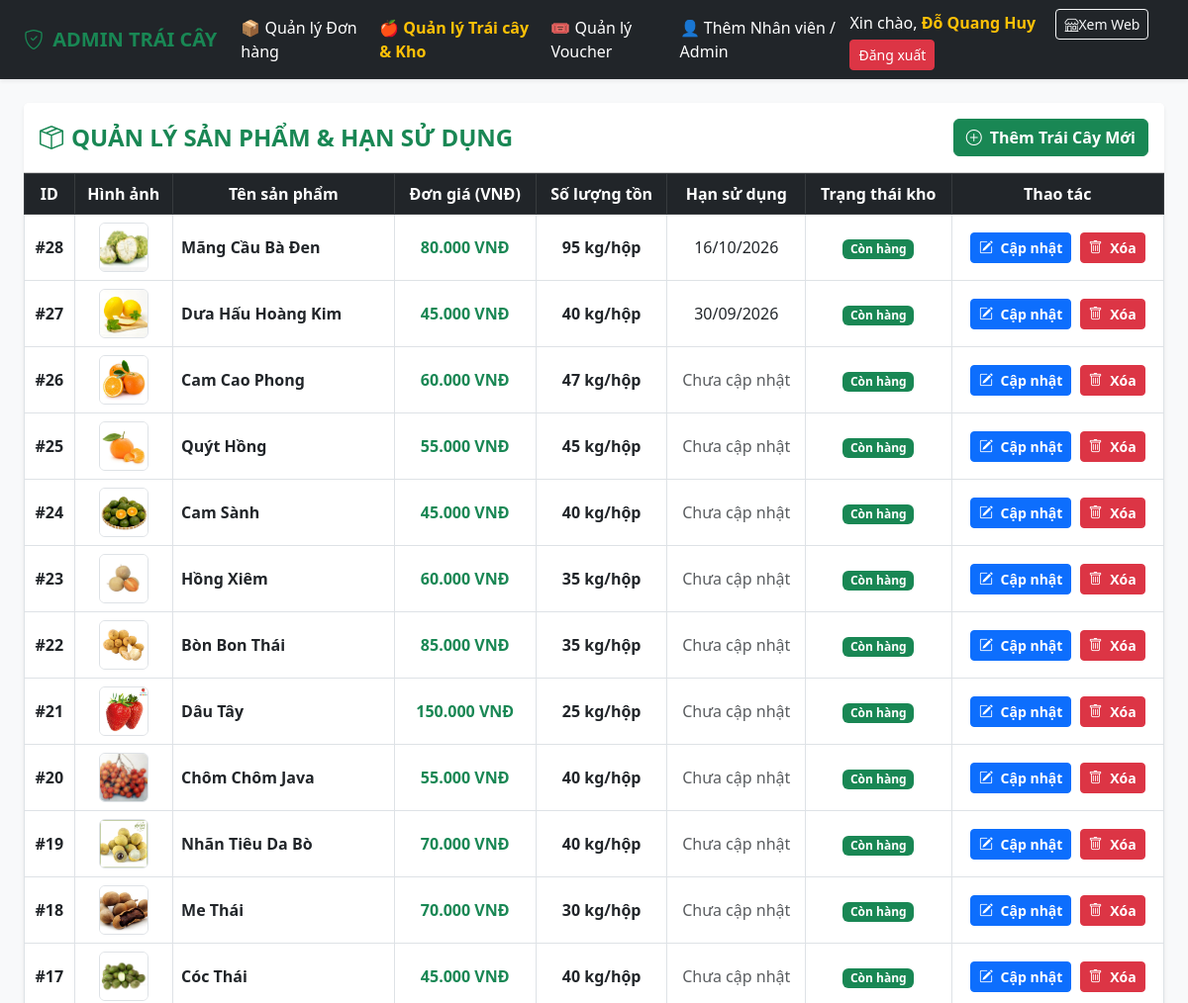
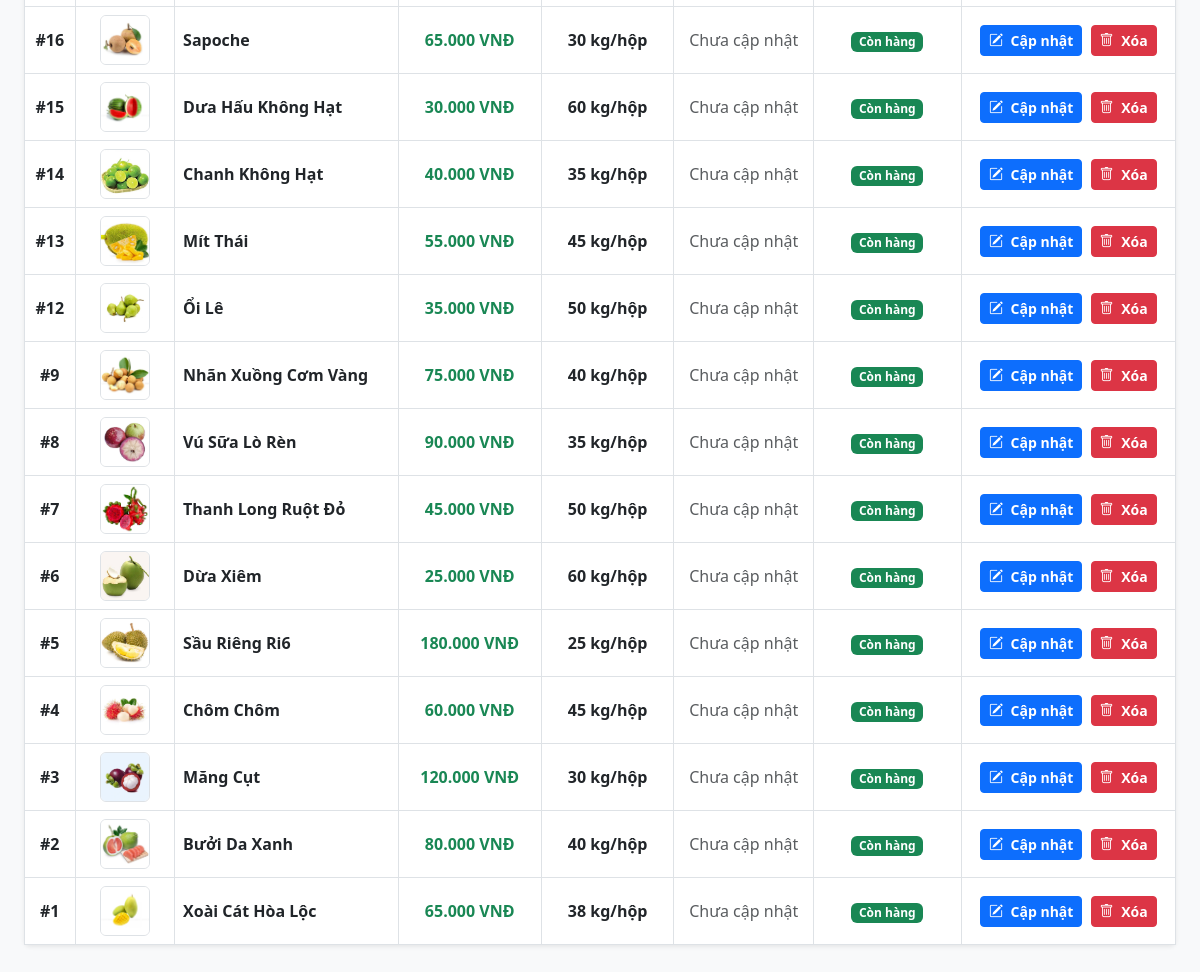
Page /quan-ly-san-pham.php (signed in) on the committed database (2 pictures, top to bottom).
### tables this page shows
CREATE TABLE `products` (
  `id` int(11) NOT NULL,
  `category_id` int(11) NOT NULL,
  `brand_id` int(11) DEFAULT NULL,
  `name` varchar(150) NOT NULL,
  `price` decimal(18,2) NOT NULL,
  `sale_price` decimal(18,2) DEFAULT NULL,
  `stock_quantity` int(11) DEFAULT 0,
  `unit` varchar(20) DEFAULT 'Kg',
  `image` varchar(255) DEFAULT NULL,
  `description` varchar(255) DEFAULT NULL,
  `status` varchar(20) DEFAULT 'Đang bán',
  `expiry_date` date DEFAULT NULL
);

### quan-ly-san-pham.php (the view, shortened to what this page needs)
<?php
include "Ketnoi.php";
$result = $conn->query("SELECT * FROM products ORDER BY id DESC");
?>
<!DOCTYPE html>
<html lang="vi">
<head>
    <link href="https://cdn.jsdelivr.net/npm/bootstrap@5.3.0/dist/css/bootstrap.min.css" rel="stylesheet">
    <link rel="stylesheet" href="https://cdn.jsdelivr.net/npm/bootstrap-icons@1.11.0/font/bootstrap-icons.css">
</head>
<body class="bg-light">
<nav class="navbar navbar-expand-lg navbar-dark bg-dark mb-4 shadow-sm">
  <div class="container-fluid px-4">
    <a class="navbar-brand text-success fw-bold" href="don-hang.php"><i class="bi bi-shield-check me-1"></i> ADMIN TRÁI CÂY</a>
    <div class="collapse navbar-collapse">
      <ul class="navbar-nav me-auto">
        <li class="nav-item"><a class="nav-link text-white" href="don-hang.php">📦 Quản lý Đơn hàng</a></li>
        <li class="nav-item"><a class="nav-link active fw-bold text-warning" href="quan-ly-san-pham.php">🍎 Quản lý Trái cây & Kho</a></li>
        <li class="nav-item"><a class="nav-link text-white" href="quan-ly-voucher.php">🎟️ Quản lý Voucher</a></li>
        <li class="nav-item"><a class="nav-link text-white" href="dangky.php">👤 Thêm Nhân viên / Admin</a></li>
      </ul>
      <div class="text-white">
        <span class="me-3 fs-6">Xin chào, <strong class="text-warning"><?php echo htmlspecialchars($_SESSION['fullname'] ?? $_SESSION['ho_ten'] ?? 'Quản lý'); ?></strong></span>
        <a href="index.php" class="btn btn-outline-light btn-sm me-2"><i class="bi bi-shop"></i>Xem Web</a>
        <a href="logout.php" class="btn btn-danger btn-sm">Đăng xuất</a>
      </div>
    </div>
  </div>
</nav>
<div class="container-fluid px-4 mb-5">
    <div class="card shadow-sm border-0 mb-4">
        <div class="card-header bg-white py-3 d-flex justify-content-between align-items-center">
            <h4 class="m-0 fw-bold text-success"><i class="bi bi-box-seam me-2"></i>QUẢN LÝ SẢN PHẨM & HẠN SỬ DỤNG</h4>
            <button class="btn btn-success fw-bold" data-bs-toggle="modal" data-bs-target="#modalAddProduct">
                <i class="bi bi-plus-circle me-1"></i> Thêm Trái Cây Mới
            </button>
        </div>
        <div class="card-body p-0">
            <div class="table-responsive">
                <table class="table table-hover table-bordered align-middle text-center m-0">
                    <thead class="table-dark">
                        <tr>
                            <th>ID</th>
                            <th>Hình ảnh</th>
                            <th>Tên sản phẩm</th>
                            <th>Đơn giá (VNĐ)</th>
                            <th>Số lượng tồn</th>
                            <th>Hạn sử dụng</th>
                            <th>Trạng thái kho</th>
                            <th>Thao tác</th>
                        </tr>
                    </thead>
                    <tbody>
                    <?php if ($result && $result->num_rows > 0): ?>
                        <?php while ($item = $result->fetch_assoc()):
                            $stock       = $item['stock'] ?? $item['stock_quantity'] ?? $item['so_luong'] ?? $item['so_luong_ton'] ?? 0;
                            $price       = $item['price'] ?? $item['sale_price'] ?? $item['gia'] ?? 0;
                            $name        = $item['name'] ?? $item['ten_san_pham'] ?? 'Trái cây';
                            $img         = $item['image'] ?? $item['hinh_anh'] ?? 'default.jpg';
                            $expiry_date = $item['expiry_date'] ?? $item['han_su_dung'] ?? null;
                            $is_expired = false;
                        ?>
                        <tr>
                            <td class="fw-bold">#<?php echo $item['id']; ?></td>
                            <td>
                                <img src="images/<?php echo htmlspecialchars($img); ?>"
                                     style="width: 50px; height: 50px; object-fit: cover;" class="rounded border"
                                     onerror="this.src='https://via.placeholder.com/50';">
                            </td>
                            <td class="fw-bold text-start"><?php echo htmlspecialchars($name); ?></td>
                            <td class="text-success fw-bold"><?php echo number_format($price, 0, ',', '.'); ?> VNĐ</td>
                            <td class="fw-bold fs-6"><?php echo $stock; ?> kg/hộp</td>
                            <td>
                                <?php if ($expiry_date): ?>
                                    <span class="<?php echo $is_expired ? 'text-danger fw-bold' : 'text-dark'; ?>">
                                        <?php echo date('d/m/Y', strtotime($expiry_date)); ?>
                                    </span>
                                <?php else: ?>
                                    <span class="text-muted">Chưa cập nhật</span>
                                <?php endif; ?>
                            </td>
                            <td>
                                <?php if ($is_expired): ?>
                                    <span class="badge bg-danger">Đã hết hạn</span>
                                <?php elseif ($stock <= 0): ?>
                                    <span class="badge bg-secondary">Hết hàng</span>
                                <?php elseif ($stock <= 10): ?>
                                    <span class="badge bg-warning text-dark">Sắp hết</span>
                                <?php else: ?>
                                    <span class="badge bg-success">Còn hàng</span>
                                <?php endif; ?>
                            </td>
                            <td>
                                <button class="btn btn-sm btn-primary fw-bold me-1"
                                        data-bs-toggle="modal"
                                        data-bs-target="#modalEdit<?php echo $item['id']; ?>">
                                    <i class="bi bi-pencil-square me-1"></i> Cập nhật
                                </button>
                                <a href="quan-ly-san-pham.php?action=delete&id=<?php echo $item['id']; ?>"
                                   class="btn btn-sm btn-danger fw-bold"
                                   onclick="return confirm('Bạn có chắc chắn muốn XÓA trái cây [<?php echo htmlspecialchars(addslashes($name)); ?>] này không?');">
                                    <i class="bi bi-trash me-1"></i> Xóa
                                </a>
                            </td>
                        </tr>
                        <?php endwhile; ?>
                    <?php else: ?>
                        <tr><td colspan="8" class="py-4 text-muted">Chưa có sản phẩm trong CSDL.</td></tr>
                    <?php endif; ?>
                    </tbody>
                </table>
            </div>
        </div>
    </div>
</div>
</body>
</html>

### rows in the picture
products: id "28", image (picture), name "Mãng Cầu Bà Đen", price "80.000", stock_quantity "95", expiry_date "16/10/2026", shows "Còn hàng"
products: id "27", image (picture), name "Dưa Hấu Hoàng Kim", price "45.000", stock_quantity "40", expiry_date "30/09/2026", shows "Còn hàng"
products: id "26", image (picture), name "Cam Cao Phong", price "60.000", stock_quantity "47", shows "Chưa cập nhật", shows "Còn hàng"
products: id "25", image (picture), name "Quýt Hồng", price "55.000", stock_quantity "45", shows "Chưa cập nhật", shows "Còn hàng"
products: id "24", image (picture), name "Cam Sành", price "45.000", stock_quantity "40", shows "Chưa cập nhật", shows "Còn hàng"
products: id "23", image (picture), name "Hồng Xiêm", price "60.000", stock_quantity "35", shows "Chưa cập nhật", shows "Còn hàng"
products: id "22", image (picture), name "Bòn Bon Thái", price "85.000", stock_quantity "35", shows "Chưa cập nhật", shows "Còn hàng"
products: id "21", image (picture), name "Dâu Tây", price "150.000", stock_quantity "25", shows "Chưa cập nhật", shows "Còn hàng"
products: id "20", image (picture), name "Chôm Chôm Java", price "55.000", stock_quantity "40", shows "Chưa cập nhật", shows "Còn hàng"
products: id "19", image (picture), name "Nhãn Tiêu Da Bò", price "70.000", stock_quantity "40", shows "Chưa cập nhật", shows "Còn hàng"
products: id "18", image (picture), name "Me Thái", price "70.000", stock_quantity "30", shows "Chưa cập nhật", shows "Còn hàng"
products: id "17", image (picture), name "Cóc Thái", price "45.000", stock_quantity "40", shows "Chưa cập nhật", shows "Còn hàng"
products: id "16", image (picture), name "Sapoche", price "65.000", stock_quantity "30", shows "Chưa cập nhật", shows "Còn hàng"
products: id "15", image (picture), name "Dưa Hấu Không Hạt", price "30.000", stock_quantity "60", shows "Chưa cập nhật", shows "Còn hàng"
products: id "14", image (picture), name "Chanh Không Hạt", price "40.000", stock_quantity "35", shows "Chưa cập nhật", shows "Còn hàng"
products: id "13", image (picture), name "Mít Thái", price "55.000", stock_quantity "45", shows "Chưa cập nhật", shows "Còn hàng"
products: id "12", image (picture), name "Ổi Lê", price "35.000", stock_quantity "50", shows "Chưa cập nhật", shows "Còn hàng"
products: id "9", image (picture), name "Nhãn Xuồng Cơm Vàng", price "75.000", stock_quantity "40", shows "Chưa cập nhật", shows "Còn hàng"
products: id "8", image (picture), name "Vú Sữa Lò Rèn", price "90.000", stock_quantity "35", shows "Chưa cập nhật", shows "Còn hàng"
products: id "7", image (picture), name "Thanh Long Ruột Đỏ", price "45.000", stock_quantity "50", shows "Chưa cập nhật", shows "Còn hàng"
products: id "6", image (picture), name "Dừa Xiêm", price "25.000", stock_quantity "60", shows "Chưa cập nhật", shows "Còn hàng"
products: id "5", image (picture), name "Sầu Riêng Ri6", price "180.000", stock_quantity "25", shows "Chưa cập nhật", shows "Còn hàng"
products: id "4", image (picture), name "Chôm Chôm", price "60.000", stock_quantity "45", shows "Chưa cập nhật", shows "Còn hàng"
products: id "3", image (picture), name "Măng Cụt", price "120.000", stock_quantity "30", shows "Chưa cập nhật", shows "Còn hàng"
products: id "2", image (picture), name "Bưởi Da Xanh", price "80.000", stock_quantity "40", shows "Chưa cập nhật", shows "Còn hàng"
products: id "1", image (picture), name "Xoài Cát Hòa Lộc", price "65.000", stock_quantity "38", shows "Chưa cập nhật", shows "Còn hàng"

### other values in the picture
$_SESSION['fullname'] "Đỗ Quang Huy"
